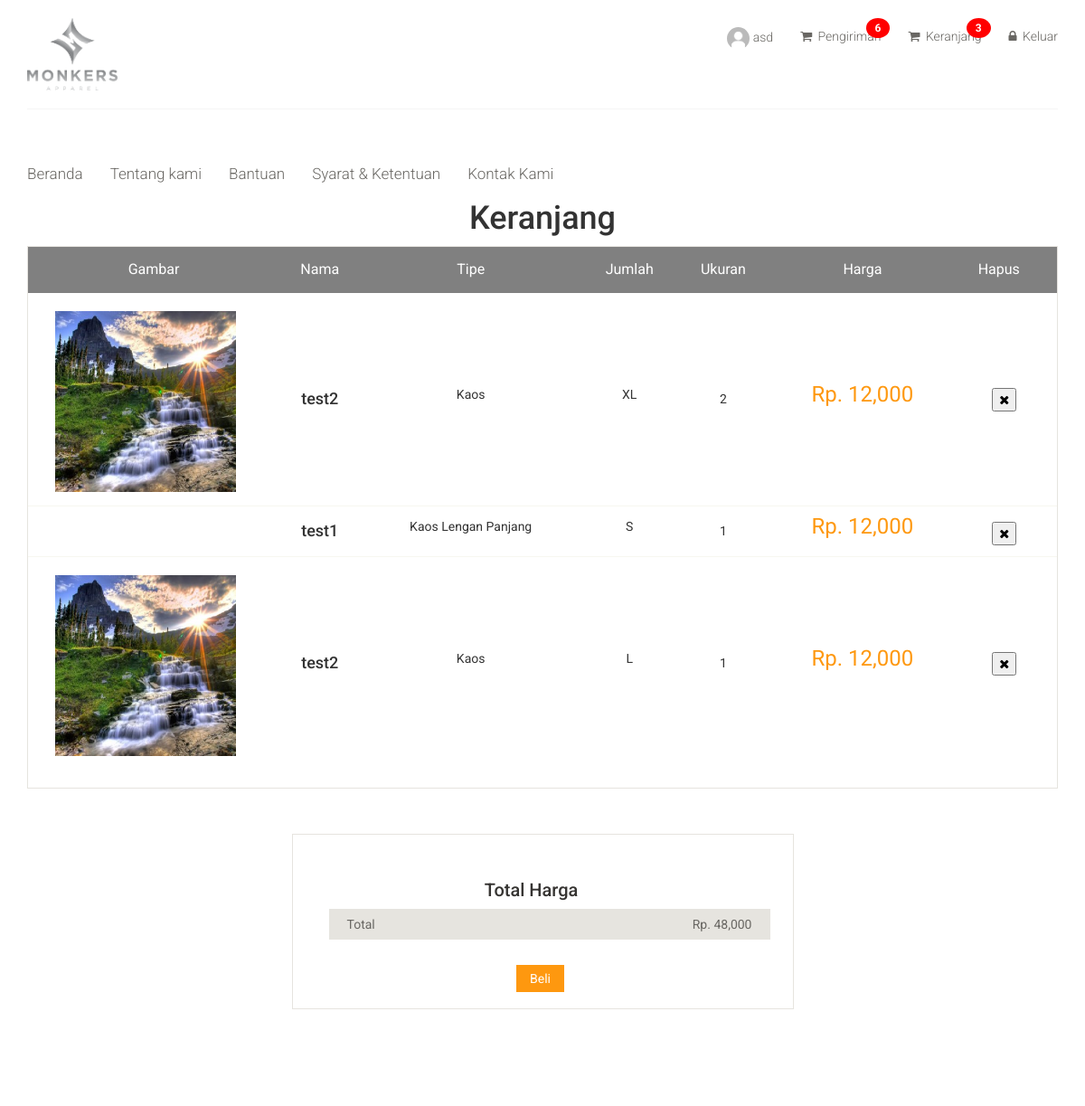
The app's page /monkers/cart.php (signed in), older data.
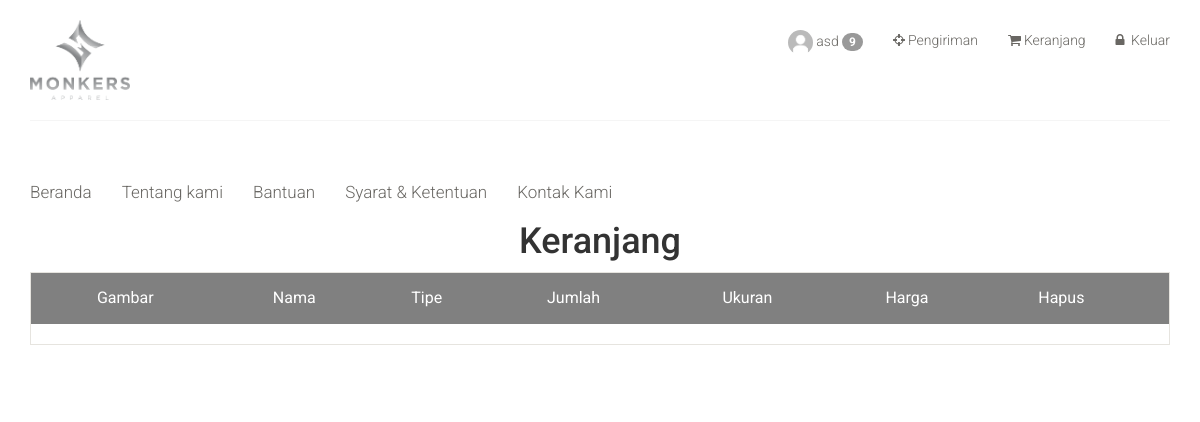
The same page, newer data.
### tables this page shows
CREATE TABLE `tbl_customer` (
  `cust_id` int(11) NOT NULL,
  `cust_name` varchar(30) NOT NULL,
  `cust_birth` date NOT NULL,
  `cust_address` varchar(255) NOT NULL,
  `cust_province` varchar(255) NOT NULL,
  `cust_city` varchar(255) NOT NULL,
  `cust_email` varchar(30) NOT NULL,
  `cust_pass` varchar(50) NOT NULL,
  `cust_phone` varchar(20) NOT NULL,
  `cust_total_order` int(11) NOT NULL,
  `cust_total_price` int(11) NOT NULL,
  `cust_img` varchar(255) NOT NULL,
  `create_date` date NOT NULL DEFAULT current_timestamp()
);

CREATE TABLE `tbl_cart` (
  `cart_id` int(11) NOT NULL,
  `item_id` int(11) NOT NULL,
  `cust_id` int(11) NOT NULL,
  `size` varchar(255) NOT NULL,
  `qty` int(11) NOT NULL,
  `create_date` date NOT NULL
);

CREATE TABLE `tbl_img` (
  `img_id` int(11) NOT NULL,
  `img_name` varchar(255) NOT NULL,
  `item_id` int(11) NOT NULL,
  `create_date` datetime NOT NULL
);

CREATE TABLE `tbl_item` (
  `item_id` int(11) NOT NULL,
  `item_name` varchar(255) NOT NULL,
  `type_id` int(11) NOT NULL,
  `color_id` int(11) NOT NULL,
  `item_weight` int(11) NOT NULL,
  `item_desc` varchar(255) NOT NULL,
  `create_date` date NOT NULL DEFAULT current_timestamp(),
  `item_price` int(11) NOT NULL,
  `item_status` varchar(255) NOT NULL
);

CREATE TABLE `tbl_item_type` (
  `type_id` int(11) NOT NULL,
  `type_name` varchar(255) NOT NULL
);

### model/User.php (called while the page is built, shortened)
<?php
function getDataUser($cust_id)
{
   require('../connect/conn.php');
   $sql = "SELECT * from tbl_customer where cust_id = '" . $cust_id . "' ";
   $item = mysqli_query($conn, $sql);
   $data = mysqli_fetch_assoc($item);
   return $data;
}
function getProsesCount($cust_id)
{
   require('../connect/conn.php');
   $sql = "SELECT count(proses_id) as juml from tbl_proses where cust_id = " . $cust_id . " AND status != 'Selesai' ";
   $item = mysqli_query($conn, $sql);
   $data = mysqli_fetch_assoc($item);
   return $data;
}
function getcartCount($cust_id)
{
   require('../connect/conn.php');
   $sql = "SELECT count(cart_id) as juml from tbl_cart where cust_id = " . $cust_id . " ";
   $item = mysqli_query($conn, $sql);
   $data = mysqli_fetch_assoc($item);
   return $data;
}
function getcheckCount($cust_id)
{
   require('../connect/conn.php');
   $sql = "SELECT count(check_id) as juml from tbl_checkout where cust_id = " . $cust_id . " ";
   $item = mysqli_query($conn, $sql);
   $data = mysqli_fetch_assoc($item);
   return $data;
}
function getTypeitem($id_type)
{
   require('../connect/conn.php');
   $sql = "SELECT * from tbl_item_type where type_id = " . $id_type . " ";
   $item = mysqli_query($conn, $sql);
   $data = mysqli_fetch_assoc($item);
   return $data;
}
function getItemcart($id_item)
{
   require('../connect/conn.php');
   $sql = "SELECT * from tbl_item where item_id = " . $id_item . " ";
   $item = mysqli_query($conn, $sql);
   $data = mysqli_fetch_assoc($item);
   return $data;
}
function getImgItem($id_item)
{
   require('../connect/conn.php');
   $sql = "SELECT tbl_img.img_name as img_name, tbl_item.item_id as item_id,tbl_item.create_date as create_date FROM tbl_item INNER JOIN tbl_img on tbl_item.item_id = tbl_img.item_id where tbl_item.item_id = '" . $id_item . "' && tbl_item.item_status = 'ACTIVE' ORDER BY create_date LIMIT 1";
   $item = mysqli_query($conn, $sql);
   $data = mysqli_fetch_assoc($item);
   return $data;
}
function getDataCart($cust_id)
{
   require('../connect/conn.php');
   $sql = "SELECT * from tbl_cart where cust_id = " . $cust_id . " ";
   $item = mysqli_query($conn, $sql);
   return $item;
}
function custLogin($id_user)
{
   require('../connect/conn.php');
   $sql = "SELECT * from tbl_customer where cust_id = '" . $id_user . "' ";
   $result = mysqli_query($conn, $sql);
   $data = mysqli_fetch_assoc($result);
   return $data;
}
?>

### monkers/cart.php (the view, shortened to what the changed rows need)
<?php
require('../model/User.php');
if (isset($_SESSION['cust_id'])) {
	$item = getDataCart($_SESSION['cust_id']);
	$datauser = getDataUser($_SESSION['cust_id']);
}
if (isset($_SESSION['cust_id'])) {
	$data_cart = getcartCount($_SESSION['cust_id']);
	$data_check = getcheckCount($_SESSION['cust_id']);
	$proses_count = getProsesCount($_SESSION['cust_id']);
} else {
	$data_cart['juml'] = 0;
	$data_check['juml'] = 0;
	$proses_count['juml'] = 0;
}
$totalharga = 0;
?>
<!DOCTYPE html>
<html lang="en">
<head>
	<link href="css/bootstrap.min.css" rel="stylesheet">
	<link href="css/font-awesome.min.css" rel="stylesheet">
	<link href="css/prettyPhoto.css" rel="stylesheet">
	<link href="css/price-range.css" rel="stylesheet">
	<link href="css/animate.css" rel="stylesheet">
	<link href="css/main.css" rel="stylesheet">
	<link href="css/responsive.css" rel="stylesheet">
</head>
<body>
	<header id="header">
		<div class="header-middle">
			<div class="container">
				<div class="row">
					<div class="col-sm-8">
						<div class="shop-menu pull-right">
							<ul class="nav navbar-nav">
								<?php
								if (!isset($_SESSION['cust_id'])) {
								?>
									<li><a href="../monkers/login.php"><i class="fa fa-user"></i> Akun</a></li>
								<?php
								} else {
									$data = custLogin($_SESSION['cust_id']);
								?>
									<?php if ($proses_count['juml'] != 0) { ?>
										<li><a href="../monkers/profile.php"><img src="images/Profile/<?php echo $datauser['cust_img'] ?>" style=" width:25px;height: 25px; border-radius: 50%;" />
												<span><?php echo $data['cust_name']; ?></span>
												<span class="badge"><?php echo $proses_count['juml']; ?></span>
											</a>
										</li>
									<?php } else { ?>
										<li><a href="../monkers/profile.php"><img src="images/Profile/<?php echo $datauser['cust_img'] ?>" style=" width:25px;height: 25px; border-radius: 50%;" /> <?php echo $data['cust_name']; ?></a></li>
									<?php } ?>
								<?php
								}
								?>
								<?php if ($data_check['juml'] != 0) { ?>
									<li><a href="checkout.php" class="notification"><i class="fa fa-shopping-cart"></i>
											<span>Pengiriman</span>
											<span class="badge"><?php echo $data_check['juml']; ?></span>
										</a>
									</li>
								<?php } else { ?>
									<li><a href="checkout.php" class="notification"><i class="fa fa-crosshairs"></i>Pengiriman</a></li>
								<?php } ?>
								<?php if ($data_cart['juml'] != 0) { ?>
									<li><a href="cart.php" class="notification"><i class="fa fa-shopping-cart"></i>
											<span>Keranjang</span>
											<span class="badge"><?php echo $data_cart['juml']; ?></span>
										</a>
									</li>
								<?php } else { ?>
									<li><a href="cart.php" class="notification"><i class="fa fa-shopping-cart"></i>Keranjang</a></li>
								<?php } ?>
							</ul>
						</div>
					</div>
				</div>
			</div>
		</div>
	</header>
	<section id="cart_items">
		<div class="container">
			<br>
			<div>
				<h1 style="text-align:center">Keranjang</h1>
			</div>
			<div class="table-responsive cart_info">
				<table class="table table-condensed">
					<thead>
						<tr  style="background-color:grey;" class="cart_menu">
							<td style="text-align: center">Gambar</td>
							<td style="text-align: center">Nama</td>
							<td style="text-align: center">Tipe</td>
							<td style="text-align: center">Jumlah</td>
							<td style="text-align: center">Ukuran</td>
							<td style="text-align: center">Harga</td>
							<td style="text-align: center">Hapus</td>
							<td></td>
						</tr>
					</thead>
					<tbody>
						<?php
						if (isset($_SESSION['cust_id'])) {
							while ($data_cart = mysqli_fetch_assoc($item)) {
								$item_cart = getItemcart($data_cart['item_id']);
								$data_type = getTypeitem($item_cart['type_id']);
								$img = getImgItem($data_cart['item_id']);
								$totalharga += $item_cart['item_price'] * $data_cart['qty'];
						?>
								<tr>
									<td class="cart_product">
										<a href="../monkers/product_details.php/?id=<?php echo $data_cart['item_id']; ?>">
											<img class="responsive" style="width:200px" src="../dist/img/item/<?php echo $img['img_name']; ?>" alt="">
										</a>
									</td>
									<td  style="text-align: center">
										<h4><?php echo $item_cart['item_name'] ?></h4>
									</td>
									<td  style="text-align: center">
										<p><?php echo $data_type['type_name'] ?></p>
									</td>
									<td  style="text-align: center">
										<p><?php echo $data_cart['size'] ?></p>
									</td>
									<td style="text-align: center">
										<div >
											<?php echo $data_cart['qty'] ?>
										</div>
									</td>
									<td>
										<p class="cart_total_price" style="text-align: center">Rp. <?php echo number_format($item_cart['item_price']) ?></p>
									</td>
									<td class="cart_delete" style="text-align: center">
										<form action="../model/User.php" method="post">
											<button type="submit" name="deletecart" class="cart_quantity_delete"><i class="fa fa-times"></i></button>
										</form>
									</td>
								</tr>
						<?php }
						} ?>
					</tbody>
				</table>
			</div>
		</div>
	</section>
	<?php if ($totalharga != 0) { ?>
		<section id="do_action">
			<div class="container">
				<div class="row">
					<div class="col-sm-6 col-md-offset-3">
						<div class="total_area">
							<div class="heading" style="text-align:center;">
								<h3>Total Harga</h3>
							</div>
							<ul>
								<li>Total <span>Rp. <?php echo number_format($totalharga); ?></span></li>
							</ul>
							<form action="../model/User.php" method="post" style="text-align:center;">
								<button type="submit" name="checkout" class="btn btn-default check_out">Beli</button>
							</form>
						</div>
					</div>
				</div>
			</div>
		</section>
	<?php } ?>
</body>
</html>

Row changes from the older to the newer data that the page shows:
removed tbl_cart: tbl_img.img_name (picture), item.item_name "test2", tbl_item_type.type_name "Kaos", size "XL", qty "2", item.item_price "12,000"
removed tbl_cart: item.item_name "test1", tbl_item_type.type_name "Kaos Lengan Panjang", size "S", qty "1", item.item_price "12,000"
removed tbl_cart: tbl_img.img_name (picture), item.item_name "test2", tbl_item_type.type_name "Kaos", size "L", qty "1", item.item_price "12,000"
Text that changed along with them:
$proses_count['juml']: (not shown) → "9"
$data_check['juml']: "6" → (not shown)
$data_cart['juml']: "3" → (not shown)
$totalharga: "48,000" → (not shown)
text no longer shown: "Total Harga Total Rp. Beli"
